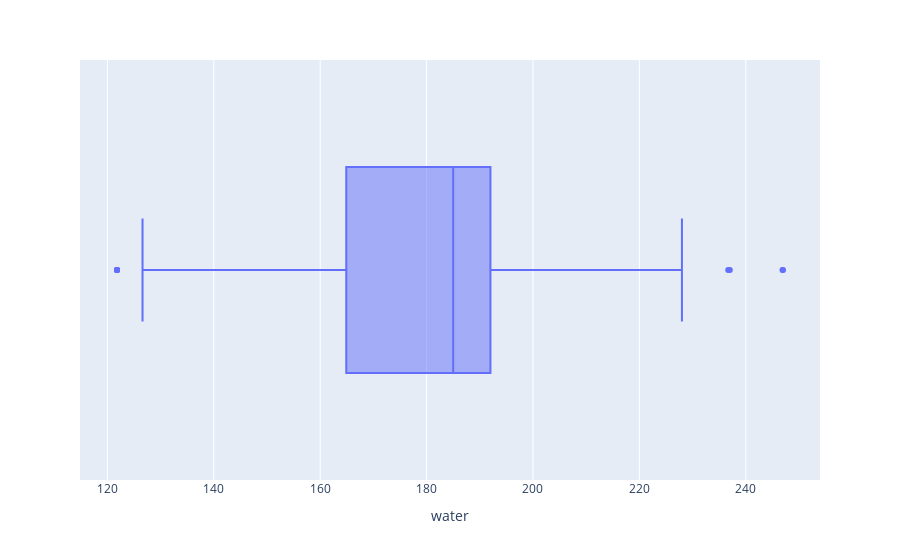

Here is the notebook cell this chart was saved with:
### Code cell
fig = px.box(cement, x="water")
fig.show()

### Figure 1 — Plotly figure (JSON) as saved in the notebook; plotly's stock layout.template omitted (floating-point values rounded to 4 significant figures; data arrays with more than 128 entries replaced by an {"elided": "..."} marker saying what was removed)
{"data": [{"alignmentgroup": "True", "hovertemplate": "water=%{x}<extra></extra>", "legendgroup": "", "marker": {"color": "#636efa"}, "name": "", "notched": false, "offsetgroup": "", "orientation": "h", "showlegend": false, "type": "box", "x": {"elided": "1030 float values"}, "x0": " ", "xaxis": "x", "y0": " ", "yaxis": "y"}], "layout": {"boxmode": "group", "legend": {"tracegroupgap": 0}, "margin": {"t": 60}, "xaxis": {"anchor": "y", "domain": [0, 1], "title": {"text": "water"}}, "yaxis": {"anchor": "x", "domain": [0, 1]}}}
